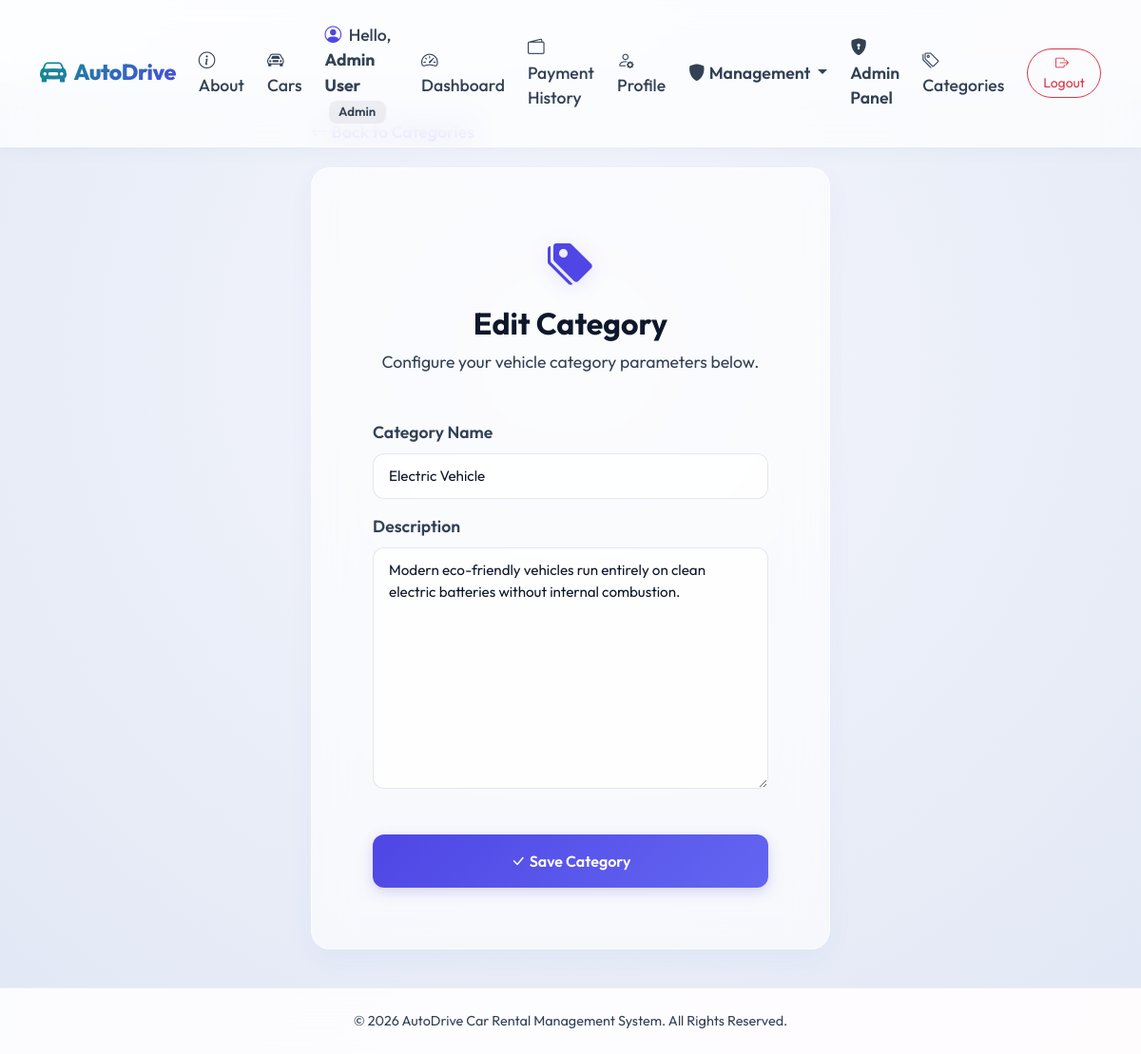
Page /categories/96/edit/ (signed in) on the committed database.
### rental/models.py (models this page shows, shortened)
class User(AbstractUser):
    ROLE_CHOICES = (
        ('customer', 'Customer'),
        ('staff', 'Staff'),
        ('admin', 'Admin'),
    )
    username = None
    email = models.EmailField(unique=True, verbose_name="Email Address")
    name = models.CharField(max_length=255, verbose_name="Full Name")
    mobile = models.CharField(max_length=15, verbose_name="Mobile Number")
    license_number = models.CharField(max_length=50, blank=True, null=True, verbose_name="Driving License Number")
    role = models.CharField(max_length=10, choices=ROLE_CHOICES, default='customer', verbose_name="Role")
    is_license_verified = models.BooleanField(default=False, verbose_name="License Verified")
    objects = UserManager()
    USERNAME_FIELD = 'email'
    REQUIRED_FIELDS = ['name']

class Category(models.Model):
    name = models.CharField(max_length=100, unique=True, verbose_name="Category Name")
    description = models.TextField(blank=True, null=True, verbose_name="Description")

### rental/views.py (the view)
        @login_required
        def _wrapped_view(request, *args, **kwargs):
            if request.user.role in allowed_roles or request.user.is_superuser:
                return view_func(request, *args, **kwargs)
            return HttpResponseForbidden("<h3>Access Denied</h3><p>You do not have administrative permissions to perform this action.</p>")

### rental/forms.py
class CategoryForm(forms.ModelForm):
    class Meta:
        model = Category
        fields = ('name', 'description')
    def __init__(self, *args, **kwargs):
        super().__init__(*args, **kwargs)
        for field_name, field in self.fields.items():
            field.widget.attrs.update({
                'class': 'form-control',
                'placeholder': f'Enter {field.label}'
            })

### rental/views.py (called while the page is built)
def role_required(allowed_roles):
    def decorator(view_func):
        @login_required
        def _wrapped_view(request, *args, **kwargs):
            if request.user.role in allowed_roles or request.user.is_superuser:
                return view_func(request, *args, **kwargs)
            return HttpResponseForbidden("<h3>Access Denied</h3><p>You do not have administrative permissions to perform this action.</p>")
        return _wrapped_view
    return decorator

@role_required(['staff', 'admin'])
def category_update_view(request, pk):
    category = get_object_or_404(Category, pk=pk)
    if request.method == 'POST':
        form = CategoryForm(request.POST, instance=category)
        if form.is_valid():
            form.save()
            return redirect('category_list')
    else:
        form = CategoryForm(instance=category)
    return render(request, 'rental/category_form.html', {'form': form, 'title': 'Edit Category', 'category': category})

### templates/rental/category_form.html (shortened to what this page needs)
{% extends 'base.html' %}
{% block content %}
<div class="auth-bg">
    <div class="container">
        <div class="row justify-content-center">
            <div class="col-md-6">
                <div class="mb-4">
                    <a href="{% url 'category_list' %}" class="text-primary text-decoration-none fw-semibold">
                        <i class="bi bi-arrow-left me-1"></i>Back to Categories
                    </a>
                </div>
                <div class="card card-custom p-4 p-md-5 fade-in-up">
                    <div class="card-body">
                        <div class="text-center mb-5">
                            <i class="bi bi-tags-fill text-primary" style="font-size: 3rem; filter: drop-shadow(0 4px 10px rgba(79, 70, 229, 0.15));"></i>
                            <h2 class="mt-2 fw-bold text-dark">{{ title }}</h2>
                            <p class="text-muted">Configure your vehicle category parameters below.</p>
                        </div>
                        <form method="POST" novalidate>
                            {% for field in form %}
                                <div class="mb-3">
                                    <label for="{{ field.id_for_label }}" class="form-label fw-semibold text-muted">
                                        {{ field.label }}
                                    </label>
                                    {{ field }}
                                </div>
                            {% endfor %}
                            <div class="d-grid gap-2 mt-5">
                                <button type="submit" class="btn btn-custom-primary py-3">
                                    <i class="bi bi-check-lg me-1"></i>Save Category
                                </button>
                            </div>
                        </form>
                    </div>
                </div>
            </div>
        </div>
    </div>
</div>
{% endblock %}

### templates/base.html (shortened to what this page needs)
{% load static %}
<!DOCTYPE html>
<html lang="en">
<head>
    <link href="https://cdn.jsdelivr.net/npm/bootstrap@5.3.2/dist/css/bootstrap.min.css" rel="stylesheet">
    <link rel="stylesheet" href="https://cdn.jsdelivr.net/npm/bootstrap-icons@1.11.2/font/bootstrap-icons.min.css">
    <link rel="stylesheet" href="{% static 'css/style.css' %}?v=4.0">
</head>
<body>
    <nav class="navbar navbar-expand-lg navbar-light navbar-custom py-3">
        <div class="container">
            <a class="navbar-brand d-flex align-items-center" href="{% url 'home' %}">
                <i class="bi bi-car-front-fill me-2 fs-3 text-primary"></i>
                <span>AutoDrive</span>
            </a>
            <div class="collapse navbar-collapse" id="navbarNav">
                <ul class="navbar-nav ms-auto align-items-center gap-2">
                    <li class="nav-item">
                        <a class="nav-link" href="{% url 'about' %}">
                            <i class="bi bi-info-circle me-1"></i>About
                        </a>
                    </li>
                    <li class="nav-item">
                        <a class="nav-link" href="{% url 'car_list' %}">
                            <i class="bi bi-car-front me-1"></i>Cars
                        </a>
                    </li>
                    {% if user.is_authenticated %}
                        <li class="nav-item">
                            <span class="nav-link text-secondary pe-none">
                                <i class="bi bi-person-circle me-1 text-primary"></i>
                                Hello, <strong>{{ user.name }}</strong>
                                <span class="badge bg-secondary ms-1">{{ user.get_role_display }}</span>
                            </span>
                        </li>
                        <li class="nav-item">
                            <a class="nav-link" href="{% url 'dashboard' %}">
                                <i class="bi bi-speedometer2 me-1"></i>Dashboard
                            </a>
                        </li>
                        <li class="nav-item">
                            <a class="nav-link" href="{% url 'payment_history' %}">
                                <i class="bi bi-wallet2 me-1"></i>Payment History
                            </a>
                        </li>
                        <li class="nav-item">
                            <a class="nav-link" href="{% url 'profile' %}">
                                <i class="bi bi-person-gear me-1"></i>Profile
                            </a>
                        </li>
                        {% if user.role == 'admin' or user.role == 'staff' or user.is_superuser %}
                            <li class="nav-item dropdown">
                                <a class="nav-link dropdown-toggle text-warning fw-semibold" href="#" id="adminDropdown" role="button" data-bs-toggle="dropdown" aria-expanded="false">
                                    <i class="bi bi-shield-fill me-1"></i>Management
                                </a>
                            </li>
                        {% endif %}
                        {% if user.is_staff or user.is_superuser %}
                            <li class="nav-item">
                                <a class="nav-link text-warning fw-semibold" href="/admin/" target="_blank">
                                    <i class="bi bi-shield-lock-fill me-1"></i>Admin Panel
                                </a>
                            </li>
                        {% endif %}
                        <li class="nav-item">
                            <a class="nav-link" href="{% url 'category_list' %}">
                                <i class="bi bi-tags me-1"></i>Categories
                            </a>
                        </li>
                        <li class="nav-item ms-2">
                            <a class="btn btn-outline-danger btn-sm rounded-pill px-3" href="{% url 'logout' %}">
                                <i class="bi bi-box-arrow-right me-1"></i>Logout
                            </a>
                        </li>
                    {% endif %}
                </ul>
            </div>
        </div>
    </nav>
    <main class="flex-grow-1">
        {% block content %}
        {% endblock %}
    </main>
    <footer>
        <div class="container">
            <p class="mb-0">&copy; 2026 AutoDrive Car Rental Management System. All Rights Reserved.</p>
        </div>
    </footer>
</body>
</html>

### static/css/style.css (style rules this page uses)
:root { --primary-color: #4f46e5; --primary-hover: #4338ca; --primary-glow: rgba(79, 70, 229, 0.12); --accent-teal: #0d9488; --accent-teal-glow: rgba(13, 148, 136, 0.12); --accent-pink: #db2777; --accent-pink-glow: rgba(219, 39, 119, 0.12); --accent-amber: #d97706; --accent-amber-glow: rgba(217, 119, 6, 0.12); --bg-light: #f4f6fc; --bg-card: rgba(255, 255, 255, 0.65); --border-color: rgba(255, 255, 255, 0.5); --text-main: #0f172a; --text-muted: #334155; --text-dark: #0f172a; --transition-speed: 0.3s; }
body { font-family: 'Outfit', sans-serif; font-size: 1.1rem; background: linear-gradient(135deg, #f8faff 0%, #eef4ff 35%, #fdf2f8 100%); background-attachment: fixed; color: var(--text-main); min-height: 100vh; display: flex; flex-direction: column; position: relative; overflow-x: hidden; padding-top: 86px; }
.fade-in-up { animation: fadeInUp 0.6s cubic-bezier(0.16, 1, 0.3, 1) both; }
.navbar-custom { background: rgba(255, 255, 255, 0.75) !important; backdrop-filter: blur(16px); border-bottom: 1px solid rgba(255, 255, 255, 0.5); box-shadow: 0 4px 20px rgba(0, 0, 0, 0.03); position: fixed !important; top: 0; left: 0; right: 0; z-index: 1050; }
.navbar-brand { font-weight: 800; font-size: 1.45rem; letter-spacing: -0.5px; background: linear-gradient(135deg, var(--accent-teal) 0%, var(--primary-color) 100%); -webkit-background-clip: text; -webkit-text-fill-color: transparent; transition: filter var(--transition-speed); }
.navbar-custom .nav-link { font-weight: 500; color: var(--text-muted) !important; transition: all var(--transition-speed) ease; }
.card-custom { background: var(--bg-card); border: 1px solid rgba(255, 255, 255, 0.6); border-radius: 20px; backdrop-filter: blur(20px); box-shadow: 0 10px 30px rgba(79, 70, 229, 0.04), 0 1px 3px rgba(0, 0, 0, 0.02); transition: all var(--transition-speed) cubic-bezier(0.25, 0.8, 0.25, 1); overflow: hidden; }
footer { padding: 24px 0; margin-top: 24px; color: var(--text-muted); border-top: 1px solid rgba(0,0,0,0.06); background: rgba(255,255,255,0.45); }
.text-dark { color: var(--text-dark) !important; }
.text-muted { color: var(--text-muted) !important; }
.text-secondary { color: var(--text-muted) !important; }
.btn-custom-primary { background: linear-gradient(135deg, var(--primary-color) 0%, #6366f1 100%); border: none; color: white !important; font-weight: 600; padding: 10px 24px; border-radius: 12px; transition: all var(--transition-speed) ease; box-shadow: 0 4px 14px rgba(79, 70, 229, 0.22); }
.form-control { background-color: rgba(255, 255, 255, 0.8); border: 1.5px solid rgba(0, 0, 0, 0.08); color: var(--text-main); border-radius: 12px; padding: 12px 16px; font-size: 0.95rem; transition: all var(--transition-speed) ease; }
.badge { font-weight: 600; padding: 0.4em 0.8em; border-radius: 8px; }
.bg-secondary { background-color: rgba(0, 0, 0, 0.05) !important; color: var(--text-muted) !important; }
.text-primary { color: #4f46e5 !important; }
.text-warning { color: #d97706 !important; }
.auth-bg { background: radial-gradient(circle at 50% 30%, #f4f6fc 0%, #e2e8f5 100%); flex-grow: 1; display: flex; align-items: center; padding: 40px 0; }
footer { background: rgba(255, 255, 255, 0.75); border-top: 1px solid rgba(0, 0, 0, 0.05); padding: 24px 0; text-align: center; color: var(--text-muted); font-size: 0.9rem; margin-top: auto; backdrop-filter: blur(16px); }

### rows in the picture
User: name "Admin User", role "Admin"
Category: form "Electric Vehicle" "Modern eco-friendly vehicles run entirely on clean electric batteries without internal combustion."

### other values in the picture
{{ title }} "Edit Category"
{{ field.label }} "Category Name" "Description"
